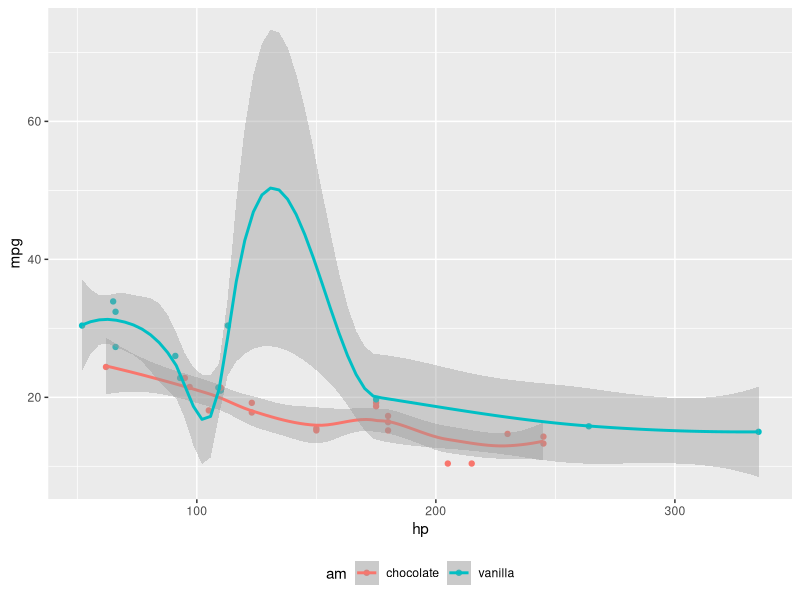
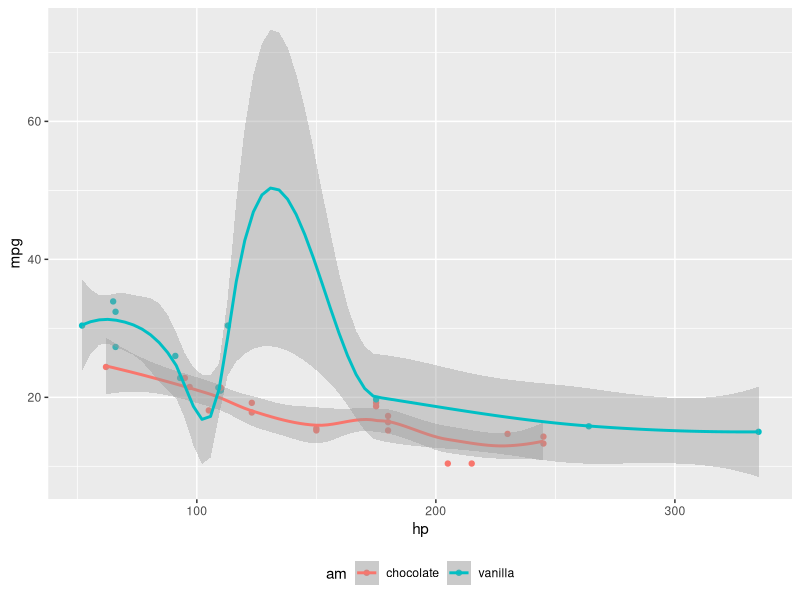

The R source for these figures, in order:
## ---- chunk 1
#| label: food-margin
#| fig-cap: "Different kinds of food."
#| column: margin
#| message: false
library(ggplot2)
mtcars2 <- mtcars
mtcars2$am <- factor(
  mtcars$am, labels = c('chocolate', 'vanilla')
)
ggplot(mtcars2, aes(hp, mpg, color = am)) +
  geom_point() + geom_smooth() +
  theme(legend.position = 'bottom')
## ---- chunk 2
library(ggplot2)
mtcars2 <- mtcars
mtcars2$am <- factor(
  mtcars$am, labels = c('chocolate', 'vanilla')
)
ggplot(mtcars2, aes(hp, mpg, color = am)) +
  geom_point() + geom_smooth() +
  theme(legend.position = 'bottom')
